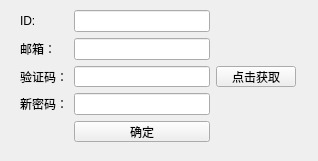
<?xml version="1.0" encoding="UTF-8"?>
<ui version="4.0">
 <class>First</class>
 <widget class="QWidget" name="First">
  <property name="geometry">
   <rect>
    <x>0</x>
    <y>0</y>
    <width>318</width>
    <height>161</height>
   </rect>
  </property>
  <property name="windowTitle">
   <string>Form</string>
  </property>
  <widget class="QWidget" name="">
   <property name="geometry">
    <rect>
     <x>20</x>
     <y>10</y>
     <width>276</width>
     <height>132</height>
    </rect>
   </property>
   <layout class="QGridLayout" name="gridLayout">
    <item row="0" column="0">
     <widget class="QLabel" name="label">
      <property name="text">
       <string>ID:</string>
      </property>
     </widget>
    </item>
    <item row="0" column="1">
     <widget class="QLineEdit" name="lineEdit_ID"/>
    </item>
    <item row="1" column="0">
     <widget class="QLabel" name="label_2">
      <property name="text">
       <string>邮箱：</string>
      </property>
     </widget>
    </item>
    <item row="1" column="1">
     <widget class="QLineEdit" name="lineEdit_email"/>
    </item>
    <item row="2" column="0">
     <widget class="QLabel" name="label_3">
      <property name="text">
       <string>验证码：</string>
      </property>
     </widget>
    </item>
    <item row="2" column="1">
     <widget class="QLineEdit" name="lineEdit_Vcode"/>
    </item>
    <item row="2" column="2">
     <widget class="QPushButton" name="pushButton_getVcode">
      <property name="text">
       <string>点击获取</string>
      </property>
     </widget>
    </item>
    <item row="3" column="0">
     <widget class="QLabel" name="label_4">
      <property name="text">
       <string>新密码：</string>
      </property>
     </widget>
    </item>
    <item row="3" column="1">
     <widget class="QLineEdit" name="lineEdit_pwd"/>
    </item>
    <item row="4" column="1">
     <widget class="QPushButton" name="pushButton_OK">
      <property name="text">
       <string>确定</string>
      </property>
     </widget>
    </item>
   </layout>
  </widget>
 </widget>
 <resources/>
 <connections/>
</ui>
